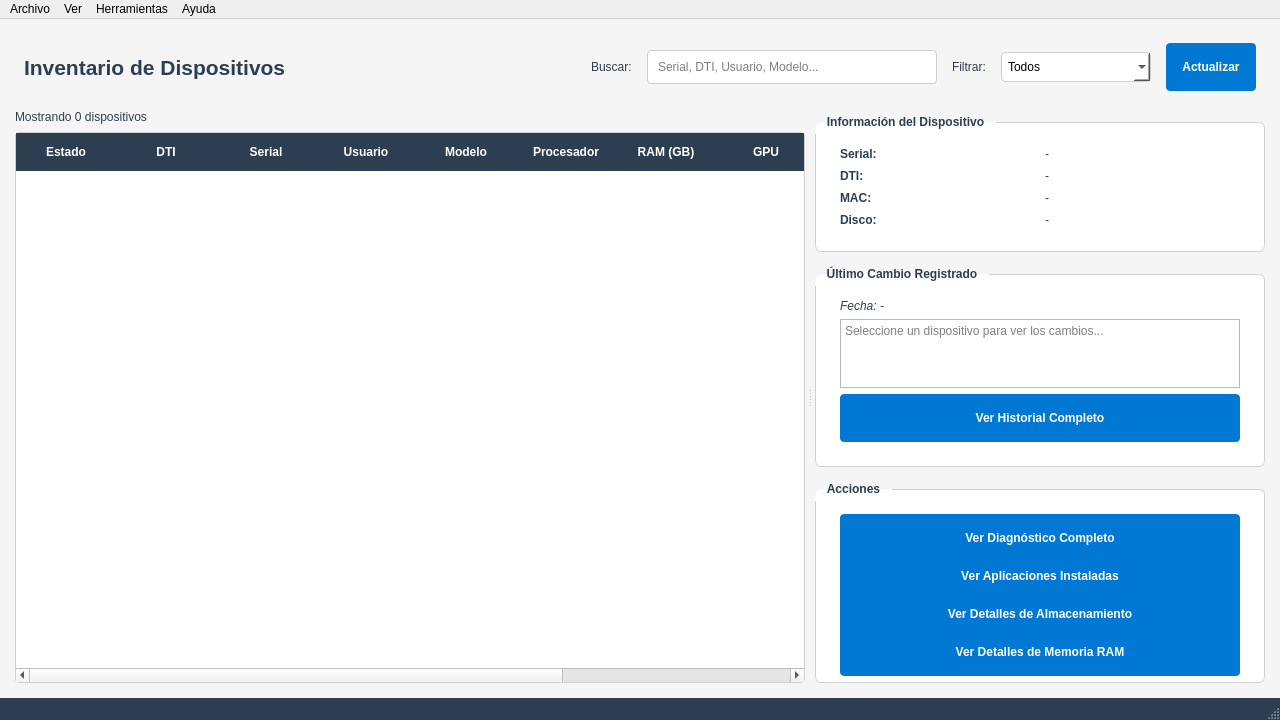
<?xml version="1.0" encoding="UTF-8"?>
<ui version="4.0">
 <class>MainWindow</class>
 <widget class="QMainWindow" name="MainWindow">
  <property name="geometry">
   <rect>
    <x>0</x>
    <y>0</y>
    <width>1280</width>
    <height>720</height>
   </rect>
  </property>
  <property name="minimumSize">
   <size>
    <width>1280</width>
    <height>720</height>
   </size>
  </property>
  <property name="windowTitle">
   <string>Sistema de Inventario - Área de Informática</string>
  </property>
  <property name="styleSheet">
   <string notr="true">QMainWindow {
    background-color: #f5f5f5;
}

QTableWidget {
    background-color: white;
    border: 1px solid #d0d0d0;
    border-radius: 4px;
    gridline-color: #e0e0e0;
    selection-background-color: #0078d4;
    selection-color: white;
}

QTableWidget::item {
    padding: 8px;
}

QTableWidget::item:hover {
    background-color: #f0f0f0;
}

QHeaderView::section {
    background-color: #2c3e50;
    color: white;
    padding: 10px;
    border: none;
    font-weight: bold;
}

QGroupBox {
    background-color: white;
    border: 1px solid #d0d0d0;
    border-radius: 6px;
    margin-top: 12px;
    padding: 15px;
    font-weight: bold;
}

QGroupBox::title {
    subcontrol-origin: margin;
    subcontrol-position: top left;
    padding: 5px 10px;
    color: #2c3e50;
}

QPushButton {
    background-color: #0078d4;
    color: white;
    border: none;
    border-radius: 4px;
    padding: 8px 16px;
    font-weight: bold;
    min-height: 32px;
}

QPushButton:hover {
    background-color: #005a9e;
}

QPushButton:pressed {
    background-color: #004578;
}

QPushButton:disabled {
    background-color: #cccccc;
    color: #666666;
}

QLineEdit {
    padding: 8px;
    border: 1px solid #d0d0d0;
    border-radius: 4px;
    background-color: white;
}

QLineEdit:focus {
    border: 2px solid #0078d4;
}

QLabel {
    color: #2c3e50;
}

QComboBox {
    padding: 6px;
    border: 1px solid #d0d0d0;
    border-radius: 4px;
    background-color: white;
}

QStatusBar {
    background-color: #2c3e50;
    color: white;
}</string>
  </property>
  <widget class="QWidget" name="centralwidget">
   <layout class="QVBoxLayout" name="verticalLayout">
    <property name="spacing">
     <number>10</number>
    </property>
    <property name="leftMargin">
     <number>15</number>
    </property>
    <property name="topMargin">
     <number>15</number>
    </property>
    <property name="rightMargin">
     <number>15</number>
    </property>
    <property name="bottomMargin">
     <number>15</number>
    </property>
    <item>
     <widget class="QFrame" name="frameHeader">
      <property name="maximumSize">
       <size>
        <width>16777215</width>
        <height>66</height>
       </size>
      </property>
      <property name="frameShape">
       <enum>QFrame::Shape::NoFrame</enum>
      </property>
      <layout class="QHBoxLayout" name="horizontalLayout_header">
       <property name="spacing">
        <number>15</number>
       </property>
       <item>
        <widget class="QLabel" name="labelTitle">
         <property name="font">
          <font>
           <pointsize>16</pointsize>
           <bold>true</bold>
          </font>
         </property>
         <property name="text">
          <string>Inventario de Dispositivos</string>
         </property>
        </widget>
       </item>
       <item>
        <spacer name="horizontalSpacer">
         <property name="orientation">
          <enum>Qt::Orientation::Horizontal</enum>
         </property>
         <property name="sizeHint" stdset="0">
          <size>
           <width>40</width>
           <height>20</height>
          </size>
         </property>
        </spacer>
       </item>
       <item>
        <widget class="QLabel" name="labelBuscar">
         <property name="text">
          <string>Buscar:</string>
         </property>
        </widget>
       </item>
       <item>
        <widget class="QLineEdit" name="lineEditBuscar">
         <property name="minimumSize">
          <size>
           <width>250</width>
           <height>0</height>
          </size>
         </property>
         <property name="placeholderText">
          <string>Serial, DTI, Usuario, Modelo...</string>
         </property>
        </widget>
       </item>
       <item>
        <widget class="QLabel" name="labelFiltro">
         <property name="text">
          <string>Filtrar:</string>
         </property>
        </widget>
       </item>
       <item>
        <widget class="QComboBox" name="comboBoxFiltro">
         <property name="minimumSize">
          <size>
           <width>150</width>
           <height>0</height>
          </size>
         </property>
         <item>
          <property name="text">
           <string>Todos</string>
          </property>
         </item>
         <item>
          <property name="text">
           <string>Activos</string>
          </property>
         </item>
         <item>
          <property name="text">
           <string>Inactivos</string>
          </property>
         </item>
         <item>
          <property name="text">
           <string>Encendidos</string>
          </property>
         </item>
         <item>
          <property name="text">
           <string>Apagados</string>
          </property>
         </item>
         <item>
          <property name="text">
           <string>Sin Licencia</string>
          </property>
         </item>
        </widget>
       </item>
       <item>
        <widget class="QPushButton" name="btnActualizar">
         <property name="text">
          <string>Actualizar</string>
         </property>
        </widget>
       </item>
      </layout>
     </widget>
    </item>
    <item>
     <widget class="QSplitter" name="splitterPrincipal">
      <property name="minimumSize">
       <size>
        <width>0</width>
        <height>0</height>
       </size>
      </property>
      <property name="orientation">
       <enum>Qt::Orientation::Horizontal</enum>
      </property>
      <property name="handleWidth">
       <number>10</number>
      </property>
      <widget class="QWidget" name="widgetTabla" native="true">
       <layout class="QVBoxLayout" name="verticalLayout_tabla">
        <property name="spacing">
         <number>8</number>
        </property>
        <property name="leftMargin">
         <number>0</number>
        </property>
        <property name="topMargin">
         <number>0</number>
        </property>
        <property name="rightMargin">
         <number>0</number>
        </property>
        <property name="bottomMargin">
         <number>0</number>
        </property>
        <item>
         <widget class="QLabel" name="labelContador">
          <property name="font">
           <font>
            <pointsize>9</pointsize>
           </font>
          </property>
          <property name="text">
           <string>Mostrando 0 dispositivos</string>
          </property>
         </widget>
        </item>
        <item>
         <widget class="QTableWidget" name="tableDispositivos">
          <property name="editTriggers">
           <set>QAbstractItemView::EditTrigger::NoEditTriggers</set>
          </property>
          <property name="alternatingRowColors">
           <bool>true</bool>
          </property>
          <property name="selectionMode">
           <enum>QAbstractItemView::SelectionMode::SingleSelection</enum>
          </property>
          <property name="selectionBehavior">
           <enum>QAbstractItemView::SelectionBehavior::SelectRows</enum>
          </property>
          <property name="sortingEnabled">
           <bool>true</bool>
          </property>
          <property name="columnCount">
           <number>10</number>
          </property>
          <attribute name="horizontalHeaderStretchLastSection">
           <bool>true</bool>
          </attribute>
          <column>
           <property name="text">
            <string>Estado</string>
           </property>
          </column>
          <column>
           <property name="text">
            <string>DTI</string>
           </property>
          </column>
          <column>
           <property name="text">
            <string>Serial</string>
           </property>
          </column>
          <column>
           <property name="text">
            <string>Usuario</string>
           </property>
          </column>
          <column>
           <property name="text">
            <string>Modelo</string>
           </property>
          </column>
          <column>
           <property name="text">
            <string>Procesador</string>
           </property>
          </column>
          <column>
           <property name="text">
            <string>RAM (GB)</string>
           </property>
          </column>
          <column>
           <property name="text">
            <string>GPU</string>
           </property>
          </column>
          <column>
           <property name="text">
            <string>Licencia</string>
           </property>
          </column>
          <column>
           <property name="text">
            <string>IP</string>
           </property>
          </column>
         </widget>
        </item>
       </layout>
      </widget>
      <widget class="QWidget" name="widgetDetalles" native="true">
       <property name="minimumSize">
        <size>
         <width>380</width>
         <height>0</height>
        </size>
       </property>
       <property name="maximumSize">
        <size>
         <width>450</width>
         <height>16777215</height>
        </size>
       </property>
       <layout class="QVBoxLayout" name="verticalLayout_detalles">
        <property name="spacing">
         <number>10</number>
        </property>
        <property name="leftMargin">
         <number>0</number>
        </property>
        <property name="topMargin">
         <number>0</number>
        </property>
        <property name="rightMargin">
         <number>0</number>
        </property>
        <property name="bottomMargin">
         <number>0</number>
        </property>
        <item>
         <widget class="QGroupBox" name="groupBoxInfo">
          <property name="title">
           <string>Información del Dispositivo</string>
          </property>
          <layout class="QVBoxLayout" name="verticalLayout_info">
           <item>
            <layout class="QGridLayout" name="gridLayoutInfo">
             <property name="horizontalSpacing">
              <number>10</number>
             </property>
             <property name="verticalSpacing">
              <number>8</number>
             </property>
             <item row="0" column="0">
              <widget class="QLabel" name="labelInfoSerial">
               <property name="font">
                <font>
                 <bold>true</bold>
                </font>
               </property>
               <property name="text">
                <string>Serial:</string>
               </property>
              </widget>
             </item>
             <item row="0" column="1">
              <widget class="QLabel" name="labelInfoSerialValue">
               <property name="text">
                <string>-</string>
               </property>
               <property name="wordWrap">
                <bool>true</bool>
               </property>
              </widget>
             </item>
             <item row="1" column="0">
              <widget class="QLabel" name="labelInfoDTI">
               <property name="font">
                <font>
                 <bold>true</bold>
                </font>
               </property>
               <property name="text">
                <string>DTI:</string>
               </property>
              </widget>
             </item>
             <item row="1" column="1">
              <widget class="QLabel" name="labelInfoDTIValue">
               <property name="text">
                <string>-</string>
               </property>
              </widget>
             </item>
             <item row="2" column="0">
              <widget class="QLabel" name="labelInfoMAC">
               <property name="font">
                <font>
                 <bold>true</bold>
                </font>
               </property>
               <property name="text">
                <string>MAC:</string>
               </property>
              </widget>
             </item>
             <item row="2" column="1">
              <widget class="QLabel" name="labelInfoMACValue">
               <property name="text">
                <string>-</string>
               </property>
               <property name="wordWrap">
                <bool>true</bool>
               </property>
              </widget>
             </item>
             <item row="3" column="0">
              <widget class="QLabel" name="labelInfoDisco">
               <property name="font">
                <font>
                 <bold>true</bold>
                </font>
               </property>
               <property name="text">
                <string>Disco:</string>
               </property>
              </widget>
             </item>
             <item row="3" column="1">
              <widget class="QLabel" name="labelInfoDiscoValue">
               <property name="text">
                <string>-</string>
               </property>
               <property name="wordWrap">
                <bool>true</bool>
               </property>
              </widget>
             </item>
            </layout>
           </item>
          </layout>
         </widget>
        </item>
        <item>
         <widget class="QGroupBox" name="groupBoxCambio">
          <property name="title">
           <string>Último Cambio Registrado</string>
          </property>
          <layout class="QVBoxLayout" name="verticalLayout_cambio">
           <item>
            <widget class="QLabel" name="labelUltimoCambioFecha">
             <property name="font">
              <font>
               <pointsize>9</pointsize>
               <italic>true</italic>
              </font>
             </property>
             <property name="text">
              <string>Fecha: -</string>
             </property>
            </widget>
           </item>
           <item>
            <widget class="QTextEdit" name="textEditUltimoCambio">
             <property name="maximumSize">
              <size>
               <width>16777215</width>
               <height>100</height>
              </size>
             </property>
             <property name="readOnly">
              <bool>true</bool>
             </property>
             <property name="placeholderText">
              <string>Seleccione un dispositivo para ver los cambios...</string>
             </property>
            </widget>
           </item>
           <item>
            <widget class="QPushButton" name="btnVerHistorialCambios">
             <property name="text">
              <string>Ver Historial Completo</string>
             </property>
            </widget>
           </item>
          </layout>
         </widget>
        </item>
        <item>
         <widget class="QGroupBox" name="groupBoxAcciones">
          <property name="title">
           <string>Acciones</string>
          </property>
          <layout class="QVBoxLayout" name="verticalLayout_acciones">
           <property name="spacing">
            <number>8</number>
           </property>
           <item>
            <widget class="QPushButton" name="btnVerDiagnostico">
             <property name="text">
              <string>Ver Diagnóstico Completo</string>
             </property>
            </widget>
           </item>
           <item>
            <widget class="QPushButton" name="btnVerAplicaciones">
             <property name="text">
              <string>Ver Aplicaciones Instaladas</string>
             </property>
            </widget>
           </item>
           <item>
            <widget class="QPushButton" name="btnVerAlmacenamiento">
             <property name="text">
              <string>Ver Detalles de Almacenamiento</string>
             </property>
            </widget>
           </item>
           <item>
            <widget class="QPushButton" name="btnVerMemoria">
             <property name="text">
              <string>Ver Detalles de Memoria RAM</string>
             </property>
            </widget>
           </item>
          </layout>
         </widget>
        </item>
        <item>
         <spacer name="verticalSpacer">
          <property name="orientation">
           <enum>Qt::Orientation::Vertical</enum>
          </property>
          <property name="sizeHint" stdset="0">
           <size>
            <width>20</width>
            <height>40</height>
           </size>
          </property>
         </spacer>
        </item>
       </layout>
      </widget>
     </widget>
    </item>
   </layout>
  </widget>
  <widget class="QStatusBar" name="statusbar">
   <property name="font">
    <font>
     <pointsize>9</pointsize>
    </font>
   </property>
  </widget>
  <widget class="QMenuBar" name="menubar">
   <property name="geometry">
    <rect>
     <x>0</x>
     <y>0</y>
     <width>1280</width>
     <height>22</height>
    </rect>
   </property>
   <widget class="QMenu" name="menuArchivo">
    <property name="title">
     <string>Archivo</string>
    </property>
    <addaction name="actionExportarExcel"/>
    <addaction name="actionExportarPDF"/>
    <addaction name="separator"/>
    <addaction name="actionSalir"/>
   </widget>
   <widget class="QMenu" name="menuVer">
    <property name="title">
     <string>Ver</string>
    </property>
    <addaction name="actionVerEstadisticas"/>
    <addaction name="actionVerReportes"/>
   </widget>
   <widget class="QMenu" name="menuHerramientas">
    <property name="title">
     <string>Herramientas</string>
    </property>
    <addaction name="actionConfiguracion"/>
    <addaction name="actionBackupBD"/>
   </widget>
   <widget class="QMenu" name="menuAyuda">
    <property name="title">
     <string>Ayuda</string>
    </property>
    <addaction name="actionAcercaDe"/>
    <addaction name="actionManual"/>
   </widget>
   <addaction name="menuArchivo"/>
   <addaction name="menuVer"/>
   <addaction name="menuHerramientas"/>
   <addaction name="menuAyuda"/>
  </widget>
  <action name="actionExportarExcel">
   <property name="text">
    <string>Exportar a Excel</string>
   </property>
  </action>
  <action name="actionExportarPDF">
   <property name="text">
    <string>Exportar a PDF</string>
   </property>
  </action>
  <action name="actionSalir">
   <property name="text">
    <string>Salir</string>
   </property>
  </action>
  <action name="actionVerEstadisticas">
   <property name="text">
    <string>Estadísticas</string>
   </property>
  </action>
  <action name="actionVerReportes">
   <property name="text">
    <string>Generar Reportes</string>
   </property>
  </action>
  <action name="actionConfiguracion">
   <property name="text">
    <string>Configuración</string>
   </property>
  </action>
  <action name="actionBackupBD">
   <property name="text">
    <string>Respaldar Base de Datos</string>
   </property>
  </action>
  <action name="actionAcercaDe">
   <property name="text">
    <string>Acerca de</string>
   </property>
  </action>
  <action name="actionManual">
   <property name="text">
    <string>Manual de Usuario</string>
   </property>
  </action>
 </widget>
 <resources/>
 <connections/>
</ui>
